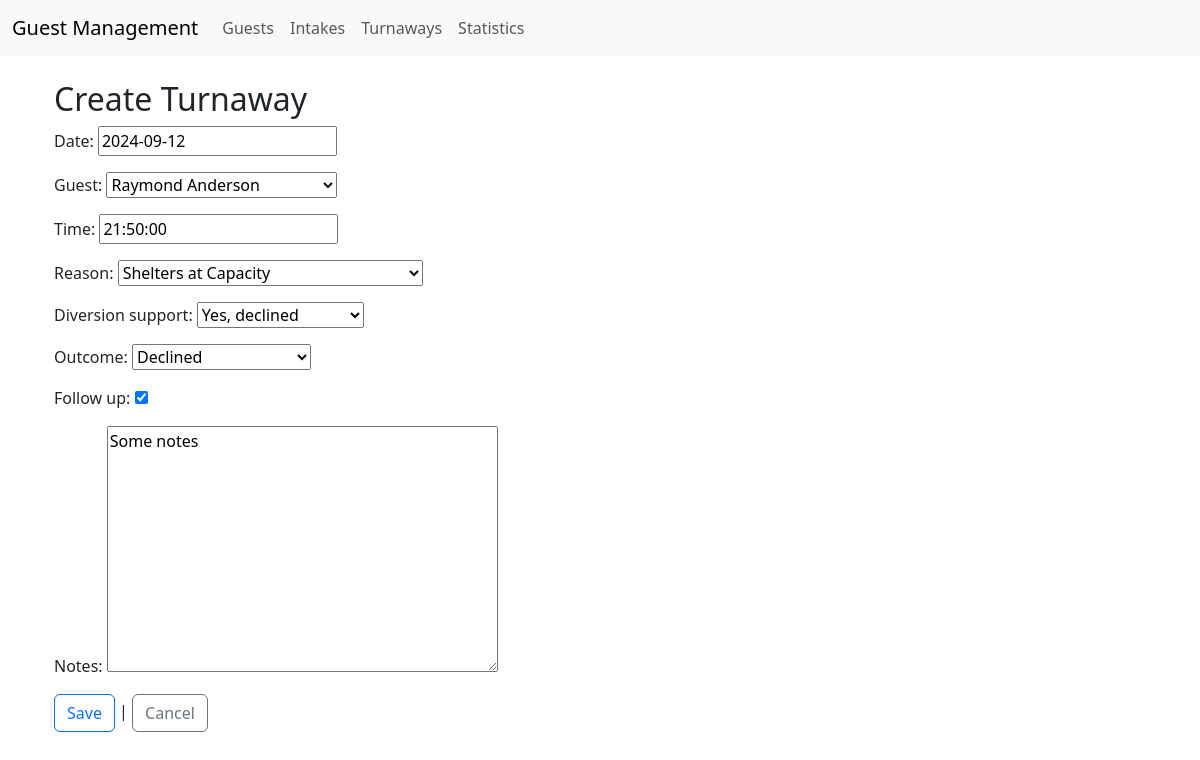
The app's page /turnaway/1/edit/ with its own data.
### overnight/models.py (models this page shows, shortened)
class Turnaway(models.Model):
    date = models.DateField()
    guest = models.ForeignKey(Guest, on_delete=models.CASCADE)
    time = models.TimeField()
    reason = models.ForeignKey(TurnawayReason, on_delete=models.SET_NULL, null=True)
    diversion_support = models.ForeignKey(DiversionSupport, on_delete=models.SET_NULL, null=True)
    outcome = models.ForeignKey(TurnawayOutcome, on_delete=models.SET_NULL, null=True)
    follow_up = models.BooleanField(default=False)
    notes = models.TextField(max_length=1000, blank=True, null=True)

### overnight/views.py (the view)
# urls.py: path('turnaway/<int:pk>/edit/', views.update_turnaway, name='update_turnaway'),
def update_turnaway(request, pk):
    turnaway = get_object_or_404(Turnaway, pk=pk)
    if request.method == 'POST':
        form = TurnawayForm(request.POST, instance=turnaway)
        if form.is_valid():
            form.save()
            return redirect('turnaway_list')
    else:
        form = TurnawayForm(instance=turnaway)
    return render(request, 'turnaway_form.html', {'form': form})

### overnight/forms.py
class TurnawayForm(forms.ModelForm):
    class Meta:
        model = Turnaway
        fields = '__all__'

### overnight/models.py (called while the page is built)
    def full_name(self):
        return f"{self.first_name} {self.last_name}"

    def __str__(self):
        return self.full_name()

    def __str__(self):
        return self.reason

    def __str__(self):
        return self.support

    def __str__(self):
        return self.outcome

### overnight/templates/turnaway_form.html (shortened to what this page needs)
{% extends "base.html" %}
{% block content %}
<div class="container-md">
<h2>{% if contact %}Edit{% else %}Create{% endif %} Turnaway</h2>
  <form method="post">
    {{ form.as_p }}
    <button class="btn btn-outline-primary" type="submit">Save</button> |
    <a class="btn btn-outline-secondary" href="{% url 'turnaway_list' %}">Cancel</a>
  </form>
</div>
{% endblock %}

### records on screen
Turnaway: date "2024-09-12", guest "Raymond Anderson", time "21:50:00", reason "Shelters at Capacity", diversion_support "Yes, declined", outcome "Declined", follow_up "☑", notes "Some notes"
